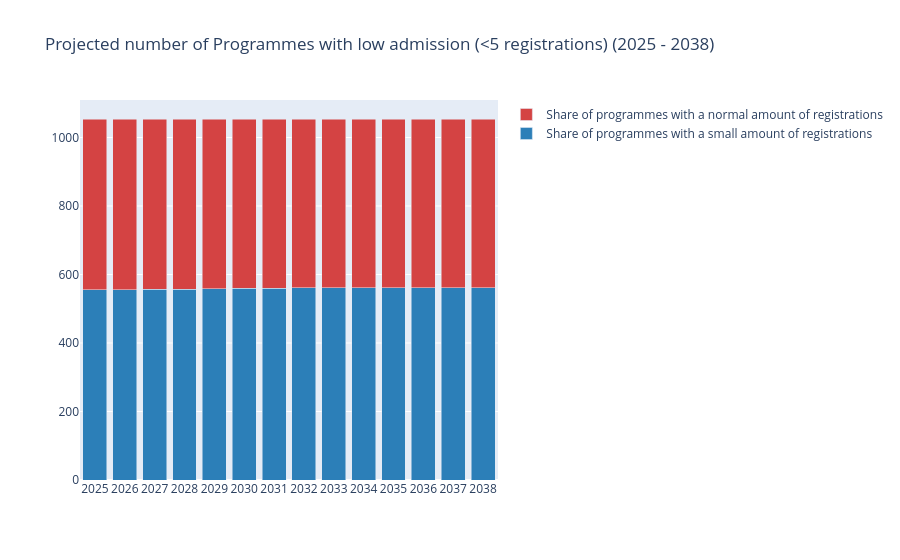

Here is the notebook cell this chart was saved with:
### Markdown cell above
### Risk of closure for smaller programs
As illustrated in Figure 5, overall enrollment in higher education is projected to decline in the coming years. Notably, however, smaller academic programs do not appear to follow this trend, Their enrollment figures have remained stable, suggesting a continued demand for small-scale and specialized education. Santa (2018) notes that in Central Europe, programs failing to meet minimum standards cohort sizes face not only financial challenges but also the risk of suspension or consolidation. Yet, the data presented in Figure # indicates that these smaller programs continue to attracht a steady number of students. This highlights the importance of nuanced policymaking: instead of targeting programs solely based on size, distinctions should be made between those that are genuinely in decline and those that demonstrate stability. Only then can the academic landscape remain diverse and resilient.

### Code cell
p = 5

data1 = {
    jaar: len(
        student_prognoses[
            (student_prognoses['jaar'] == jaar) &
            (student_prognoses['instroom_HO'] <= p)
        ]['instellingsnaam']
    )
    for jaar in jaren3
}
data2 = {
    jaar: len(student_prognoses[student_prognoses['jaar'] == jaar]['instellingsnaam']) - data1[jaar]
    for jaar in jaren3
}

fig = go.Figure([
    go.Bar(
        x=jaren3,
        y=[data1[jaar] for jaar in jaren3],
        name='Share of programmes with a small amount of registrations',
        marker=dict(color='#2c7fb8') 
    ),
    go.Bar(
        x=jaren3,
        y=[data2[jaar] for jaar in jaren3],
        name='Share of programmes with a normal amount of registrations',
        marker=dict(color='#d44343')
    )
])

fig.update_layout(
    barmode='stack',
    title='Projected number of Programmes with low admission (<5 registrations) (2025 - 2038)',
    height=600,
    xaxis=dict(
        tickmode='array',
        tickvals=jaren3,
        ticktext=[str(jaar) for jaar in jaren3]
    )
)
fig.show()

### Figure 1 — Plotly figure (JSON) as saved in the notebook; plotly's stock layout.template omitted (floating-point values rounded to 4 significant figures)
{"data": [{"marker": {"color": "#2c7fb8"}, "name": "Share of programmes with a small amount of registrations", "type": "bar", "x": [2025, 2026, 2027, 2028, 2029, 2030, 2031, 2032, 2033, 2034, 2035, 2036, 2037, 2038], "y": [556, 556, 557, 557, 558, 560, 560, 561, 561, 561, 561, 561, 561, 561]}, {"marker": {"color": "#d44343"}, "name": "Share of programmes with a normal amount of registrations", "type": "bar", "x": [2025, 2026, 2027, 2028, 2029, 2030, 2031, 2032, 2033, 2034, 2035, 2036, 2037, 2038], "y": [498, 498, 497, 497, 496, 494, 494, 493, 493, 493, 493, 493, 493, 493]}], "layout": {"autosize": true, "barmode": "stack", "title": {"text": "Projected number of Programmes with low admission (<5 registrations) (2025 - 2038)"}, "xaxis": {"autorange": true, "range": [2024.0, 2038.0], "tickmode": "array", "ticktext": ["2025", "2026", "2027", "2028", "2029", "2030", "2031", "2032", "2033", "2034", "2035", "2036", "2037", "2038"], "tickvals": [2025, 2026, 2027, 2028, 2029, 2030, 2031, 2032, 2033, 2034, 2035, 2036, 2037, 2038], "type": "linear"}, "yaxis": {"autorange": true, "range": [0, 1109.0], "type": "linear"}}}
